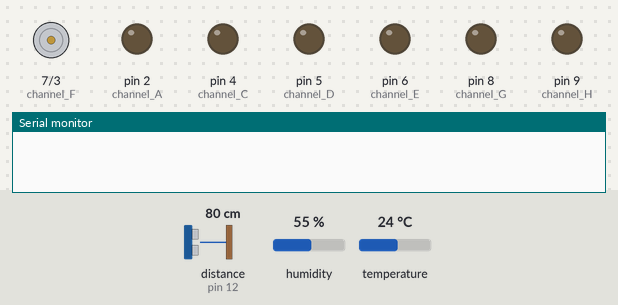
Bench run of a sketch on a simulated Arduino Uno, built with avr-gcc and run on an emulated ATmega328P. Parts: motor-driver pin pairs drawn as motors (green arrow = first pin HIGH = forward, orange = second pin HIGH = backward, longer = more drive), output pins drawn as LEDs (lit = HIGH), the last lines printed to the serial monitor. Inputs (shaded band) come from the test bench; at power-on: humidity 55 %, distance to the obstacle (sensor on pin 12) 80 cm, temperature 24 °C. The echo pulse lasts 58.3 µs per cm; pins used as bus, display or sensor lines are not drawn.

Above: at 0.1 s.
At 4.75 s:
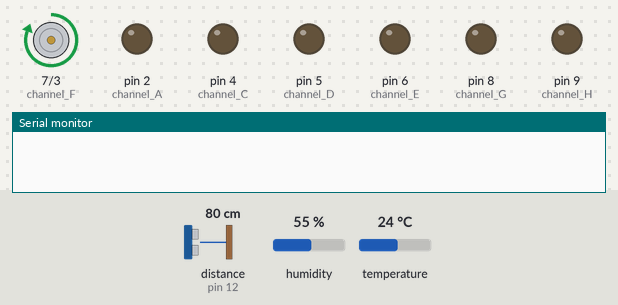
11.4 s: humidity set to 22 %
At 12.8 s:
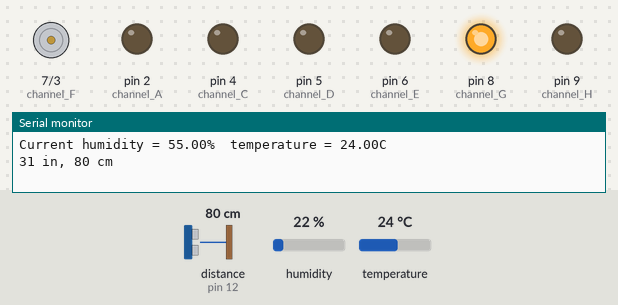
Timing chart, 0 to 31.4 s (numbered marks = the images above; inputs shaded):
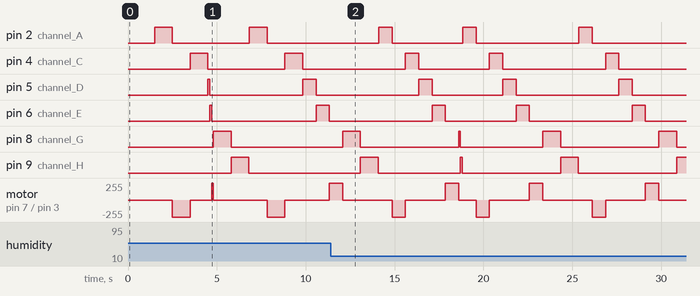

The sketch:

Final-Arduino-1.ino
```cpp
//Brain #1 Sensor for temperature,humidity and Ultrasonic distance
//Blink each EL channel (A-H) on according to stimulus & repeat

#include <dht.h>
dht DHT;

// use unsigned long for long variables that hold time, too much data for an int to store
unsigned long previousMillis = 0;        // will store last time LED was updated

// check to see if it's time to blink the EL wire; that is, if the difference
// between the current time and last time you blinked the LED is bigger than
// the interval at which you want to blink the LED.
  unsigned long currentMillis = millis();

// constants won't change:
const long cooldown = 3500; // interval for sensors
const int trigPin = 11; // Trigger Pin of Ultrasonic Sensor
const int echoPin = 12; // Echo Pin of Ultrasonic Sensor

long duration, inches, cm;   // Variables to make the calculation for measured distance.
long microseconds;


void setup()
{
  Serial.begin(9600);   //Begin Comms with computer

  //DHT Sensor Setup
  delay(1500);//Delay before boot & access sensor

  // The EL channels are on pins 2 through 9
  // Initialize the pins as outputs
  pinMode(2, OUTPUT);  // channel A
  pinMode(3, OUTPUT);  // channel B
  pinMode(4, OUTPUT);  // channel C
  pinMode(5, OUTPUT);  // channel D
  pinMode(6, OUTPUT);  // channel E
  pinMode(7, OUTPUT);  // channel F
  pinMode(8, OUTPUT);  // channel G
  pinMode(9, OUTPUT);  // channel H
  // We also have two status LEDs, pin 10 on the Escudo,
  // and pin 13 on the Arduino itself
  pinMode(A0, INPUT); //DHT sensor
  pinMode(trigPin, OUTPUT);
  pinMode(echoPin, INPUT);
}

void loop()
{

  int x;

    float temperature = (DHT.temperature);
    float humidity = (DHT.humidity);
    float distance = (cm);

  // check to see if the difference between the current time
  // and last time you blinked the EL is bigger than
  // the interval at which you want to blink the LED.
  // Test DHT & Ultrasonic sensors
  unsigned long currentMillis = millis();

    if (currentMillis - previousMillis >= cooldown){
    // save the last time you blinked the LED
    previousMillis = currentMillis;

    DHT.read11(A0);

    Serial.print("Current humidity = ");
    Serial.print(DHT.humidity);
    Serial.print("%  ");
    Serial.print("temperature = ");
    Serial.print(DHT.temperature);
    Serial.println("C  ");

    digitalWrite(trigPin, LOW);
    delayMicroseconds(2);
    digitalWrite(trigPin, HIGH);
    delayMicroseconds(10);
    digitalWrite(trigPin, LOW);
    duration = pulseIn(echoPin, HIGH);

//Variables to make the calculation for measured distance.
inches = microsecondsToInches(duration);
cm = microsecondsToCentimeters(duration);

    Serial.print(inches);
    Serial.print(" in, ");
    Serial.print(cm);
    Serial.print(" cm");
    Serial.println();


    }

// ACTION#1 :Step through three EL channels (pins 2 through 4)
for (x=2; x<=4; x++){
if(temperature <=20.00)
    {
    digitalWrite(x, HIGH);   // turn the EL channel on
    delay(1000);             // wait for 1/10 second
    digitalWrite(x, LOW);    // turn the EL channel off
    }
  else if(temperature >= 21.00 && temperature <= 25.00)
    {
    digitalWrite(x, HIGH);   // turn the EL channel on
    delay(750);            // wait for 1/10 second
    digitalWrite(x, LOW);    // turn the EL channel off
    }
    else if(temperature >= 26.00 && temperature <= 30.00)
    {
    digitalWrite(x, HIGH);   // turn the EL channel on
    delay(500);            // wait for 1/10 second
    digitalWrite(x, LOW);    // turn the EL channel off
    }
    else if(temperature >= 31.00 && temperature < 35.00)
    {
    digitalWrite(x, HIGH);   // turn the EL channel on
    delay(250);            // wait for 1/10 second
    digitalWrite(x, LOW);    // turn the EL channel off
    }
  else if(temperature >= 36.00)
    {
    digitalWrite(x, HIGH);   // turn the EL channel on
    delay(100);              // wait for 1/10 second
    digitalWrite(x, LOW);    // turn the EL channel off
    }

  }

// ACTION #2 Step through next three EL channels (pins 5 through 7)
  for (x=5; x<=7; x++){
  if(cm <= 4)
  {
    digitalWrite(x, HIGH);   // turn the EL channel on
    delay(100);              // wait for 1/10 second
    digitalWrite(x, LOW);    // turn the EL channel off

  }
  else if(cm >= 5 && cm <= 20)
  {
    digitalWrite(x, HIGH);   // turn the EL channel on
    delay(250);              // wait for 1/10 second
    digitalWrite(x, LOW);    // turn the EL channel off

  }
  else if(cm >= 21 && cm <= 40)
  {
    digitalWrite(x, HIGH);   // turn the EL channel on
    delay(500);              // wait for 1/10 second
    digitalWrite(x, LOW);    // turn the EL channel off

  }
  else if(cm >= 41 && cm <= 80)
  {
    digitalWrite(x, HIGH);   // turn the EL channel on
    delay(750);              // wait for 1/10 second
    digitalWrite(x, LOW);    // turn the EL channel off

  }
  else if(cm >= 81)
  {
    digitalWrite(x, HIGH);   // turn the EL channel on
    delay(1000);              // wait for 1/10 second
    digitalWrite(x, LOW);    // turn the EL channel off

  }
  }

  // ACTION #3 Step through last two EL channels (pins 8 through 9)
 for (x=8; x<=9; x++){
  if(humidity <=30.00)
  {
    digitalWrite(x, HIGH);   // turn the EL channel on
    delay(1000);              // wait for 1/10 second
    digitalWrite(x, LOW);    // turn the EL channel off
   }
  else if(humidity >= 31.00 && humidity < 35.00)
  {
    digitalWrite(x, HIGH);   // turn the EL channel on
    delay(750);              // wait for 1/10 second
    digitalWrite(x, LOW);    // turn the EL channel off
  }
  else if(humidity >= 36.00 && humidity < 40.00)
  {
    digitalWrite(x, HIGH);   // turn the EL channel on
    delay(500);              // wait for 1/10 second
    digitalWrite(x, LOW);    // turn the EL channel off
  }
  else if(humidity >= 41.00 && humidity < 50.00)
  {
    digitalWrite(x, HIGH);   // turn the EL channel on
    delay(250);              // wait for 1/10 second
    digitalWrite(x, LOW);    // turn the EL channel off
  }
  else if(humidity >= 50.00)
  {
    digitalWrite(x, HIGH);   // turn the EL channel on
    delay(100);              // wait for 1/10 second
    digitalWrite(x, LOW);    // turn the EL channel off
  }
  }

} /*Loop has ended*/
/* The following trigPin/echoPin cycle is used to determine the
   distance in cm & inches of the nearest object by bouncing soundwaves off of it. */
long microsecondsToInches(long microseconds)
{
return microseconds / 74 / 2;
}
long microsecondsToCentimeters(long microseconds)
{
return microseconds / 29 / 2;
}
```
